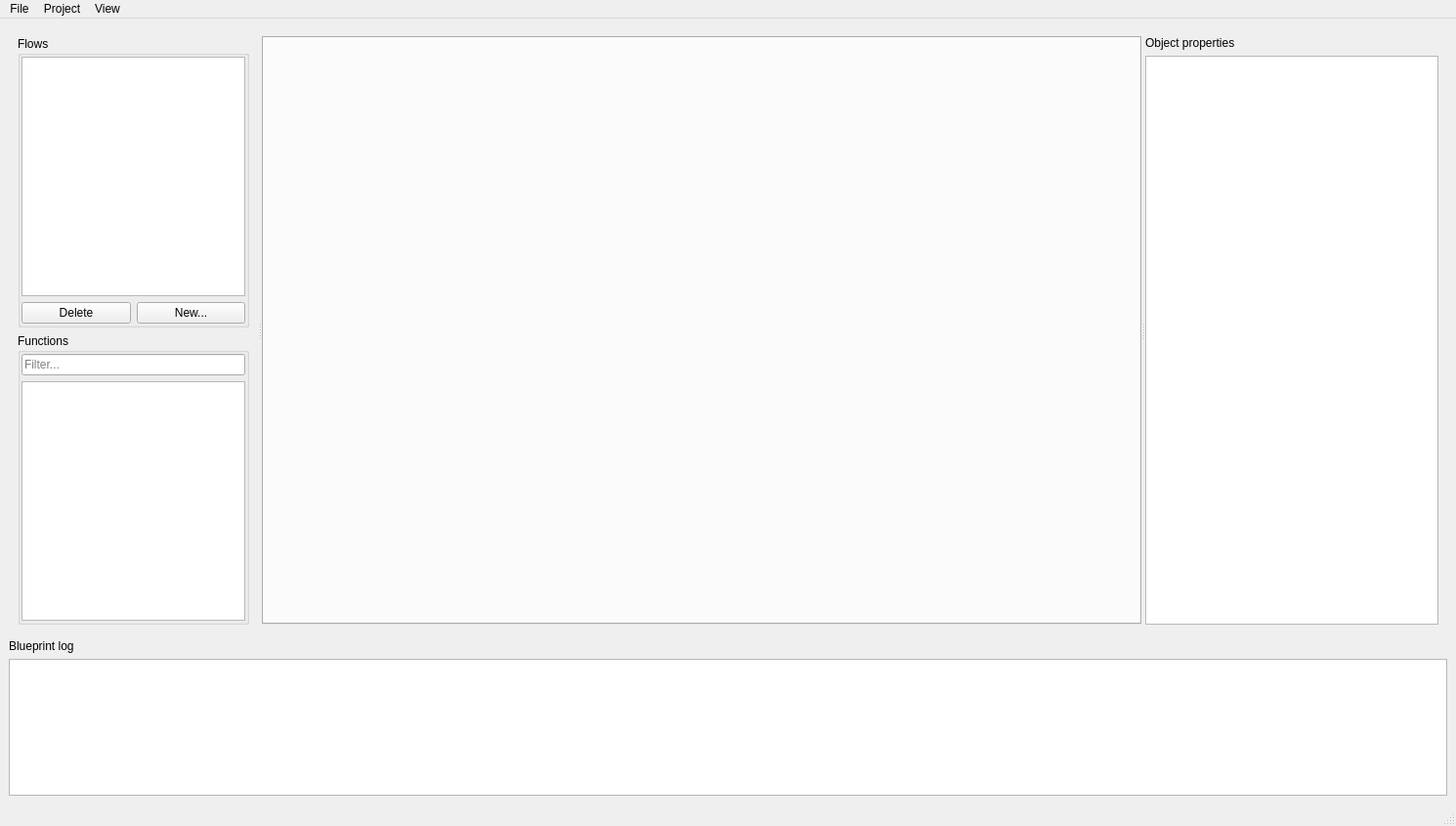
<?xml version="1.0" encoding="UTF-8"?>
<ui version="4.0">
 <class>MainWindow</class>
 <widget class="QMainWindow" name="MainWindow">
  <property name="geometry">
   <rect>
    <x>0</x>
    <y>0</y>
    <width>1490</width>
    <height>845</height>
   </rect>
  </property>
  <property name="sizePolicy">
   <sizepolicy hsizetype="Preferred" vsizetype="Preferred">
    <horstretch>0</horstretch>
    <verstretch>0</verstretch>
   </sizepolicy>
  </property>
  <property name="windowTitle">
   <string>Blueprint UI</string>
  </property>
  <widget class="QWidget" name="centralwidget">
   <layout class="QVBoxLayout" name="verticalLayout_2">
    <item>
     <layout class="QVBoxLayout" name="verticalLayout" stretch="0,0,0">
      <item>
       <widget class="QWidget" name="mainBodyWidget" native="true">
        <property name="sizePolicy">
         <sizepolicy hsizetype="Expanding" vsizetype="Expanding">
          <horstretch>0</horstretch>
          <verstretch>0</verstretch>
         </sizepolicy>
        </property>
        <property name="minimumSize">
         <size>
          <width>0</width>
          <height>600</height>
         </size>
        </property>
        <layout class="QVBoxLayout" name="verticalLayout_3">
         <item>
          <widget class="QSplitter" name="splitter">
           <property name="sizePolicy">
            <sizepolicy hsizetype="Expanding" vsizetype="Expanding">
             <horstretch>0</horstretch>
             <verstretch>0</verstretch>
            </sizepolicy>
           </property>
           <property name="orientation">
            <enum>Qt::Horizontal</enum>
           </property>
           <widget class="QWidget" name="leftSideWidget" native="true">
            <property name="sizePolicy">
             <sizepolicy hsizetype="Expanding" vsizetype="Expanding">
              <horstretch>0</horstretch>
              <verstretch>0</verstretch>
             </sizepolicy>
            </property>
            <property name="minimumSize">
             <size>
              <width>240</width>
              <height>0</height>
             </size>
            </property>
            <layout class="QVBoxLayout" name="leftSideLayout">
             <property name="leftMargin">
              <number>0</number>
             </property>
             <property name="rightMargin">
              <number>9</number>
             </property>
             <item>
              <widget class="QGroupBox" name="flowsGroupBox">
               <property name="title">
                <string>Flows</string>
               </property>
               <layout class="QVBoxLayout" name="verticalLayout_4">
                <property name="leftMargin">
                 <number>1</number>
                </property>
                <property name="topMargin">
                 <number>1</number>
                </property>
                <property name="rightMargin">
                 <number>1</number>
                </property>
                <property name="bottomMargin">
                 <number>1</number>
                </property>
                <item>
                 <widget class="QListView" name="flowsListView"/>
                </item>
                <item>
                 <layout class="QHBoxLayout" name="horizontalLayout">
                  <item>
                   <widget class="QPushButton" name="deleteFlowPushButton">
                    <property name="text">
                     <string>Delete</string>
                    </property>
                   </widget>
                  </item>
                  <item>
                   <widget class="QPushButton" name="newFlowPushButton">
                    <property name="text">
                     <string>New...</string>
                    </property>
                   </widget>
                  </item>
                 </layout>
                </item>
               </layout>
              </widget>
             </item>
             <item>
              <widget class="QGroupBox" name="functionsGroupBox">
               <property name="title">
                <string>Functions</string>
               </property>
               <layout class="QVBoxLayout" name="verticalLayout_6">
                <property name="leftMargin">
                 <number>1</number>
                </property>
                <property name="topMargin">
                 <number>1</number>
                </property>
                <property name="rightMargin">
                 <number>1</number>
                </property>
                <property name="bottomMargin">
                 <number>1</number>
                </property>
                <item>
                 <widget class="QLineEdit" name="functionsFilterLineEdit">
                  <property name="placeholderText">
                   <string>Filter...</string>
                  </property>
                 </widget>
                </item>
                <item>
                 <widget class="QTreeView" name="functionsTreeView"/>
                </item>
               </layout>
              </widget>
             </item>
            </layout>
           </widget>
           <widget class="QTabWidget" name="blueprintsTabWidget">
            <property name="sizePolicy">
             <sizepolicy hsizetype="Expanding" vsizetype="Expanding">
              <horstretch>1</horstretch>
              <verstretch>0</verstretch>
             </sizepolicy>
            </property>
            <property name="minimumSize">
             <size>
              <width>900</width>
              <height>0</height>
             </size>
            </property>
           </widget>
           <widget class="QWidget" name="inspectorWidget" native="true">
            <property name="sizePolicy">
             <sizepolicy hsizetype="Expanding" vsizetype="Expanding">
              <horstretch>0</horstretch>
              <verstretch>0</verstretch>
             </sizepolicy>
            </property>
            <property name="minimumSize">
             <size>
              <width>300</width>
              <height>0</height>
             </size>
            </property>
            <layout class="QVBoxLayout" name="verticalLayout_5">
             <item>
              <widget class="QLabel" name="label">
               <property name="text">
                <string>Object properties</string>
               </property>
              </widget>
             </item>
             <item>
              <widget class="QTableWidget" name="propertiesTableWidget"/>
             </item>
            </layout>
           </widget>
          </widget>
         </item>
        </layout>
       </widget>
      </item>
      <item>
       <widget class="QLabel" name="logLabel">
        <property name="text">
         <string>Blueprint log</string>
        </property>
       </widget>
      </item>
      <item>
       <widget class="QTextEdit" name="logViewer">
        <property name="sizePolicy">
         <sizepolicy hsizetype="Expanding" vsizetype="Expanding">
          <horstretch>0</horstretch>
          <verstretch>140</verstretch>
         </sizepolicy>
        </property>
        <property name="maximumSize">
         <size>
          <width>16777215</width>
          <height>140</height>
         </size>
        </property>
       </widget>
      </item>
     </layout>
    </item>
   </layout>
  </widget>
  <widget class="QMenuBar" name="menubar">
   <property name="geometry">
    <rect>
     <x>0</x>
     <y>0</y>
     <width>1490</width>
     <height>23</height>
    </rect>
   </property>
   <widget class="QMenu" name="menuFile">
    <property name="title">
     <string>File</string>
    </property>
    <addaction name="actionOpen_project_root"/>
    <addaction name="actionOpen_project"/>
    <addaction name="separator"/>
    <addaction name="actionExit"/>
   </widget>
   <widget class="QMenu" name="menuProject">
    <property name="title">
     <string>Project</string>
    </property>
    <addaction name="actionNew_flow"/>
    <addaction name="actionManage_flows"/>
    <addaction name="separator"/>
    <addaction name="actionProject_settings"/>
   </widget>
   <widget class="QMenu" name="menuView">
    <property name="title">
     <string>View</string>
    </property>
    <addaction name="actionViewFlows"/>
    <addaction name="actionViewFunctions"/>
    <addaction name="actionViewObjectProperties"/>
   </widget>
   <addaction name="menuFile"/>
   <addaction name="menuProject"/>
   <addaction name="menuView"/>
  </widget>
  <widget class="QStatusBar" name="statusbar"/>
  <action name="actionOpen_project_root">
   <property name="text">
    <string>Open project folder...</string>
   </property>
   <property name="shortcut">
    <string>Ctrl+O</string>
   </property>
  </action>
  <action name="actionProject_settings">
   <property name="text">
    <string>Project settings...</string>
   </property>
   <property name="shortcut">
    <string>Ctrl+,</string>
   </property>
  </action>
  <action name="actionNew_flow">
   <property name="text">
    <string>New flow...</string>
   </property>
   <property name="shortcut">
    <string>Ctrl+N</string>
   </property>
  </action>
  <action name="actionExit">
   <property name="text">
    <string>Exit</string>
   </property>
   <property name="shortcut">
    <string>Ctrl+Q</string>
   </property>
  </action>
  <action name="actionOpen_project">
   <property name="text">
    <string>Open project...</string>
   </property>
   <property name="shortcut">
    <string>Ctrl+P</string>
   </property>
  </action>
  <action name="actionManage_flows">
   <property name="text">
    <string>Manage flows...</string>
   </property>
   <property name="shortcut">
    <string>Ctrl+M</string>
   </property>
  </action>
  <action name="actionViewFlows">
   <property name="checkable">
    <bool>true</bool>
   </property>
   <property name="text">
    <string>Flows</string>
   </property>
  </action>
  <action name="actionViewFunctions">
   <property name="checkable">
    <bool>true</bool>
   </property>
   <property name="text">
    <string>Functions</string>
   </property>
  </action>
  <action name="actionViewObjectProperties">
   <property name="checkable">
    <bool>true</bool>
   </property>
   <property name="text">
    <string>Object properties</string>
   </property>
  </action>
 </widget>
 <resources/>
 <connections/>
</ui>
